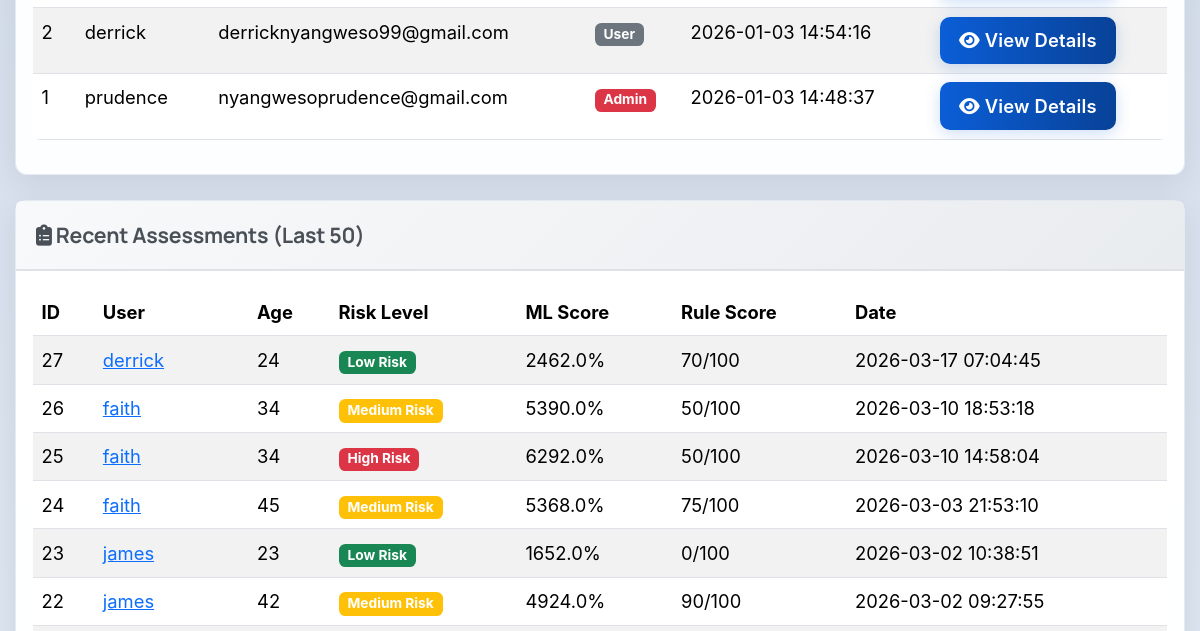
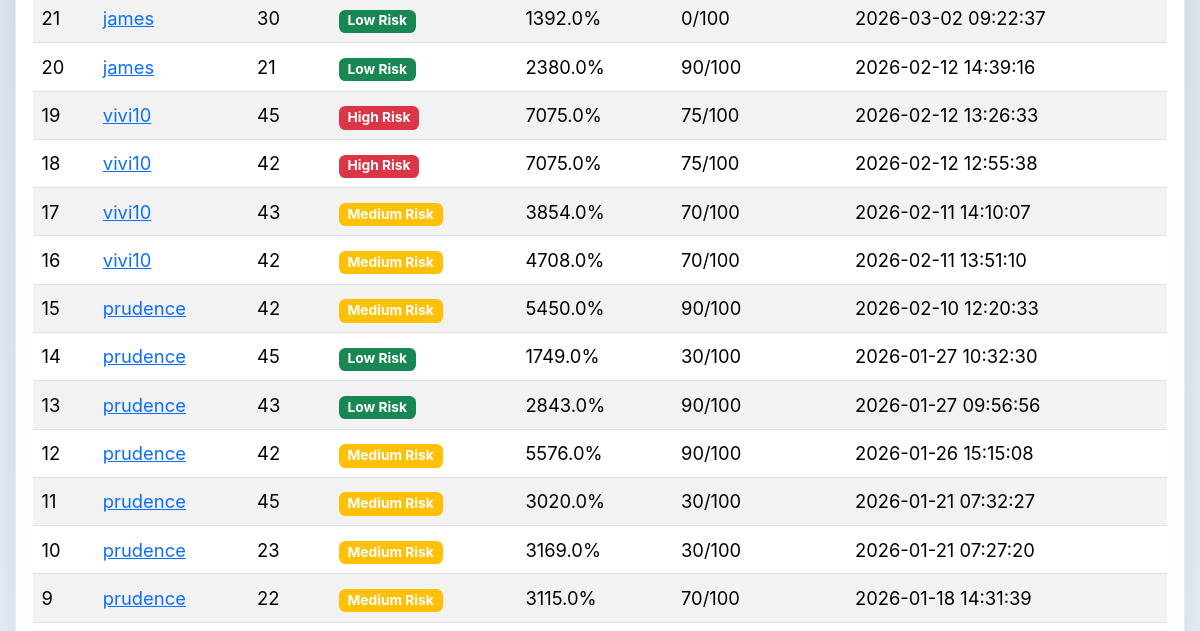
The page /admin (signed in, middle part) on the database as committed earlier (2 pictures, top to bottom).
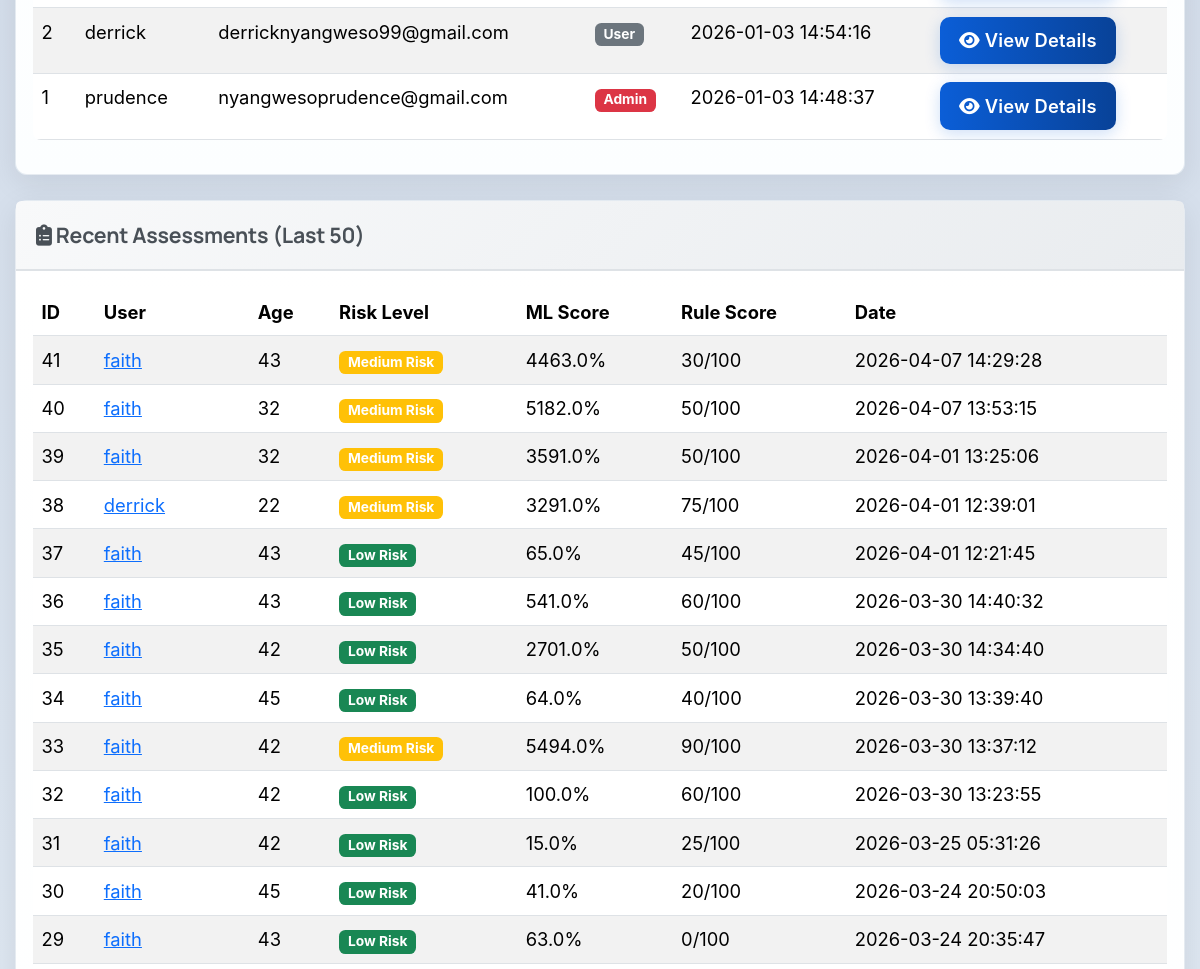
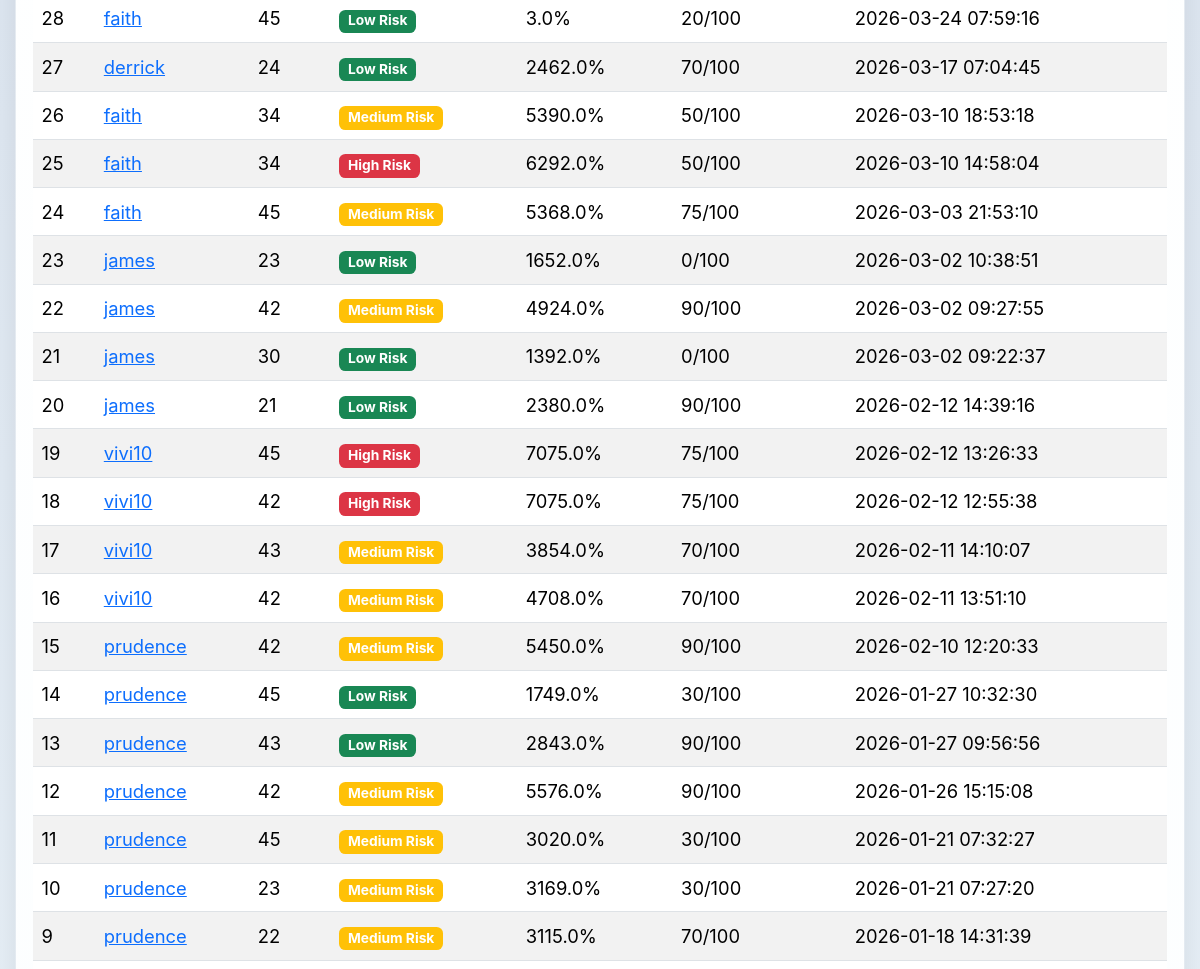
The same page on the database as committed later (2 pictures, top to bottom).
### tables this page shows
CREATE TABLE users (
            id INTEGER PRIMARY KEY AUTOINCREMENT,
            username TEXT UNIQUE NOT NULL,
            email TEXT UNIQUE NOT NULL,
            password TEXT NOT NULL,
            created_at TIMESTAMP DEFAULT CURRENT_TIMESTAMP
        , is_admin INTEGER DEFAULT 0);

CREATE TABLE assessments (
            id INTEGER PRIMARY KEY AUTOINCREMENT,
            user_id INTEGER NOT NULL,
            age INTEGER,
            gender TEXT,
            marital_status TEXT,
            employment_status TEXT,
            income REAL,
            children INTEGER,
            education_level TEXT,
            residence_type TEXT,
            chronic_illness TEXT,
            family_size INTEGER,
            healthcare_knowledge TEXT,
            hospital_visit_gap REAL,
            routine_checkups INTEGER,
            cancer_screening INTEGER,
            dental_checkup INTEGER,
            mental_health_support INTEGER,
            risk_level TEXT,
            probability REAL,
            created_at TIMESTAMP DEFAULT CURRENT_TIMESTAMP, rule_based_score INTEGER DEFAULT 0, rule_based_category TEXT DEFAULT "Unknown",
            FOREIGN KEY (user_id) REFERENCES users (id)
        );

### app.py (the view)
@app.route('/admin')
@admin_required
def admin_dashboard():
    conn = get_db_connection()
    users = conn.execute('SELECT * FROM users ORDER BY created_at DESC').fetchall()
    total_assessments = conn.execute('SELECT COUNT(*) as count FROM assessments').fetchone()['count']
    recent_assessments = conn.execute('''
        SELECT a.*, u.username, u.email
        FROM assessments a
        JOIN users u ON a.user_id = u.id
        ORDER BY a.created_at DESC
        LIMIT 50
    ''').fetchall()
    conn.close()
    return render_template('admin_dashboard.html',
                          username=session.get('username'),
                          users=users,
                          total_assessments=total_assessments,
                          recent_assessments=recent_assessments)

### app.py (called while the page is built)
@app.context_processor
def inject_assessment_results():
    return {
        'has_results': session.get('assessment_result') is not None,
        'assessment_result': session.get('assessment_result'),
        'assessment_user_data': session.get('user_data')
    }

def get_db_connection():
    conn = sqlite3.connect(DATABASE)
    conn.row_factory = sqlite3.Row
    return conn

def is_admin():
    return bool(session.get('logged_in')) and session.get('is_admin', 0) == 1

def admin_required(f):
    from functools import wraps
    @wraps(f)
    def decorated_function(*args, **kwargs):
        if not session.get('logged_in'):
            flash('Please log in to access this page.', 'warning')
            return redirect(url_for('login'))
        if not is_admin():
            flash('Access denied. Admin privileges required.', 'danger')
            return redirect(url_for('index'))
        return f(*args, **kwargs)
    return decorated_function

### templates/admin_dashboard.html (shortened to what this page needs)
{% extends 'base.html' %}
{% block extra_css %}
<link rel="stylesheet" href="{{ url_for('static', filename='css/admin.css') }}">
{% endblock %}
{% block content %}
<div class="container mt-5">
    <div class="card mb-4">
        <div class="card-body">
            <div class="table-responsive">
                <table class="table table-striped table-hover">
                    <tbody>
                        {% for user in users %}
                        <tr>
                            <td>{{ user.id }}</td>
                            <td>{{ user.username }}</td>
                            <td>{{ user.email }}</td>
                            <td>
                                {% if user.is_admin == 1 %}
                                <span class="badge bg-danger">Admin</span>
                                {% else %}
                                <span class="badge bg-secondary">User</span>
                                {% endif %}
                            </td>
                            <td>{{ user.created_at }}</td>
                            <td>
                                <a href="{{ url_for('admin_view_user', user_id=user.id) }}" class="btn btn-sm btn-primary">
                                    <i class="fas fa-eye"></i> View Details
                                </a>
                            </td>
                        </tr>
                        {% endfor %}
                    </tbody>
                </table>
            </div>
        </div>
    </div>
    <div class="card">
        <div class="card-header">
            <h5><i class="fas fa-clipboard-list"></i> Recent Assessments (Last 50)</h5>
        </div>
        <div class="card-body">
            <div class="table-responsive">
                <table class="table table-striped table-hover">
                    <thead>
                        <tr>
                            <th>ID</th>
                            <th>User</th>
                            <th>Age</th>
                            <th>Risk Level</th>
                            <th>ML Score</th>
                            <th>Rule Score</th>
                            <th>Date</th>
                        </tr>
                    </thead>
                    <tbody>
                        {% for assessment in recent_assessments %}
                        <tr>
                            <td>{{ assessment.id }}</td>
                            <td>
                                <a href="{{ url_for('admin_view_user', user_id=assessment.user_id) }}">
                                    {{ assessment.username }}
                                </a>
                            </td>
                            <td>{{ assessment.age }}</td>
                            <td>
                                {% if assessment.risk_level == 'High Risk' %}
                                <span class="badge bg-danger">{{ assessment.risk_level }}</span>
                                {% elif assessment.risk_level == 'Medium Risk' %}
                                <span class="badge bg-warning">{{ assessment.risk_level }}</span>
                                {% else %}
                                <span class="badge bg-success">{{ assessment.risk_level }}</span>
                                {% endif %}
                            </td>
                            <td>{{ (assessment.probability * 100)|round(1) }}%</td>
                            <td>{{ assessment.rule_based_score }}/100</td>
                            <td>{{ assessment.created_at }}</td>
                        </tr>
                        {% endfor %}
                    </tbody>
                </table>
            </div>
        </div>
    </div>
</div>
{% endblock %}

Rows that differ between the two databases and show on the page:
added assessments: id "41", username "faith", age "43", risk_level "Medium Risk", (assessment.probability*100)|round(1) "4463.0", rule_based_score "30", created_at "2026-04-07 14:29:28"
added assessments: id "40", username "faith", age "32", risk_level "Medium Risk", (assessment.probability*100)|round(1) "5182.0", rule_based_score "50", created_at "2026-04-07 13:53:15"
added assessments: id "39", username "faith", age "32", risk_level "Medium Risk", (assessment.probability*100)|round(1) "3591.0", rule_based_score "50", created_at "2026-04-01 13:25:06"
added assessments: id "38", username "derrick", age "22", risk_level "Medium Risk", (assessment.probability*100)|round(1) "3291.0", rule_based_score "75", created_at "2026-04-01 12:39:01"
added assessments: id "37", username "faith", age "43", risk_level "Low Risk", (assessment.probability*100)|round(1) "65.0", rule_based_score "45", created_at "2026-04-01 12:21:45"
added assessments: id "36", username "faith", age "43", risk_level "Low Risk", (assessment.probability*100)|round(1) "541.0", rule_based_score "60", created_at "2026-03-30 14:40:32"
added assessments: id "35", username "faith", age "42", risk_level "Low Risk", (assessment.probability*100)|round(1) "2701.0", rule_based_score "50", created_at "2026-03-30 14:34:40"
added assessments: id "34", username "faith", age "45", risk_level "Low Risk", (assessment.probability*100)|round(1) "64.0", rule_based_score "40", created_at "2026-03-30 13:39:40"
added assessments: id "33", username "faith", age "42", risk_level "Medium Risk", (assessment.probability*100)|round(1) "5494.0", rule_based_score "90", created_at "2026-03-30 13:37:12"
added assessments: id "32", username "faith", age "42", risk_level "Low Risk", (assessment.probability*100)|round(1) "100.0", rule_based_score "60", created_at "2026-03-30 13:23:55"
added assessments: id "31", username "faith", age "42", risk_level "Low Risk", (assessment.probability*100)|round(1) "15.0", rule_based_score "25", created_at "2026-03-25 05:31:26"
added assessments: id "30", username "faith", age "45", risk_level "Low Risk", (assessment.probability*100)|round(1) "41.0", rule_based_score "20", created_at "2026-03-24 20:50:03"
added assessments: id "29", username "faith", age "43", risk_level "Low Risk", (assessment.probability*100)|round(1) "63.0", rule_based_score "0", created_at "2026-03-24 20:35:47"
added assessments: id "28", username "faith", age "45", risk_level "Low Risk", (assessment.probability*100)|round(1) "3.0", rule_based_score "20", created_at "2026-03-24 07:59:16"
